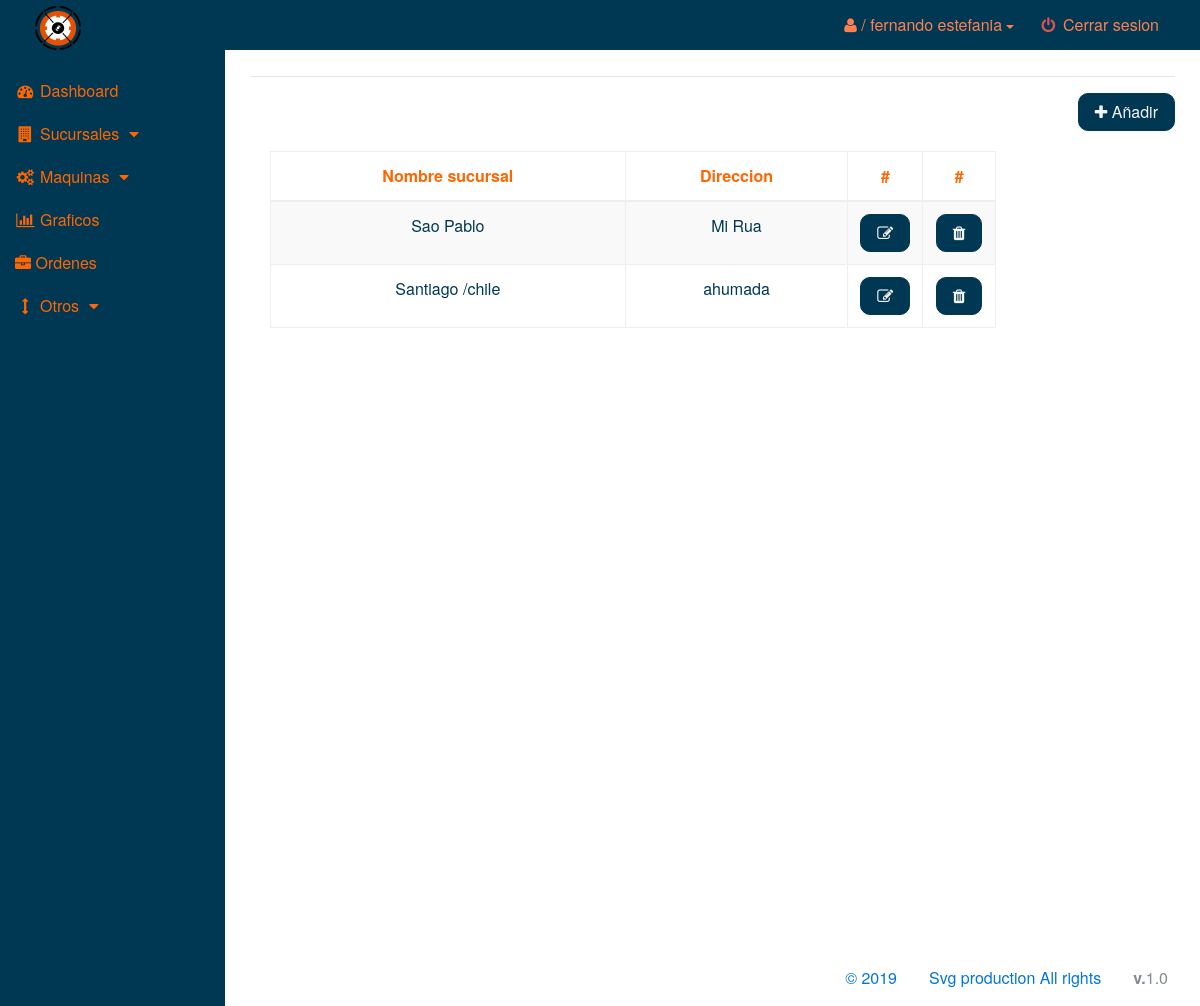
Page /sucursales/sucursales.php (signed in) on the committed database.
### tables this page shows
CREATE TABLE `sucursal` (
  `cod_sucursal` varchar(100) NOT NULL,
  `nom_sucursal` varchar(100) NOT NULL,
  `direc_sucursal` varchar(100) NOT NULL,
  `fk_empresa` varchar(100) NOT NULL
);

### datos/conexion.php (called while the page is built, shortened)
<?php
class Conexion{
    private $dns = 'mysql:dbname=OEE_v1_Demo;host=127.0.0.1';
    private $user = "root";
    private $pass = "root";
    private $pdo;
    public function __construct(){
        try{
            $this->pdo = new PDO($this->dns, $this->user, $this->pass);
        }catch(PDOException $e){
            echo '<script language="javascript">alert("error de conexion verfique....... ");</script>' .$e->getMessage();
        }
    }
    public function Prepare($sql) {
        $statement = $this->pdo->prepare($sql);
        return  $statement;
    }
}
?>

### controles/sucursalesControl.php (called while the page is built, shortened)
<?php
include_once ("../datos/sucursalDatos.php");
class SucursalesControl{
    private $datosSucursal;
    function __construct()
    {
        $this->datosSucursal = new SucursalDatos();
    }
    public function getSucursales($ml)
    {   $retorno = false;
        if(!is_null($ml) && !empty($ml))
        {
            $retorno = $this->datosSucursal->getSucursales($ml);
        }
        return $retorno;
    }
}
?>

### datos/sucursalDatos.php (called while the page is built, shortened)
<?php
include_once ("conexion.php");
class SucursalDatos{
    private $con;
    function __construct()
    {
        $this->con = new Conexion();
    }
    public function getSucursales($ml){
        $retorno = null;
        $sql = "SELECT * FROM sucursal WHERE fk_empresa = '".$ml."'  ORDER BY cod_sucursal DESC";
        $statement = $this->con->Prepare($sql);
        $statement->execute();
        $total = $statement->rowCount();
        if($total > 0){
            $retorno = $statement->fetchAll();
        }
        return $retorno;
    }
}
?>

### inc/tblSucursal.php (the view)
<?php
include_once "../controles/sucursalesControl.php";
$control = new SucursalesControl();
$fr = $_SESSION['fk_empresa'];
$total = $control->getSucursales($fr);
?>
<table class="table table-bordered table-hover table-striped" id="tblS">
    <thead>
        <tr>
            <th scope="col">Nombre sucursal</th>
            <th scope="col">Direccion</th>
            <th>#</th>
            <th>#</th>
        </tr>
    </thead>
    <tbody>
        <?php
        foreach($total as $row){ ?>
        <tr>
            <td><?php echo $row["nom_sucursal"] ;?></td>
            <td><?php echo $row["direc_sucursal"] ;?></td>
            <td style="width: 10%;">
                <a type="button" href="sucursales.php?cod_sucursal=<?php echo $row["cod_sucursal"] ;?>" name="btnEditar" class="btn btn-primary btnHome" id="" title="Editar"><i class="fa fa-edit"></i></a>
            </td>
            <td style="width: 10%;">
                <button type="button" name="btnElimina" class="btn btn-primary btnHome delete" id="<?php echo $row["cod_sucursal"] ;?>" title="Eliminar"><i class="fa fa-trash"></i></button>
            </td>
        </tr>
        <?php }
        ?>
    </tbody>
</table>

### rows in the picture
sucursal: nom_sucursal "Sao Pablo", direc_sucursal "Mi Rua"
sucursal: nom_sucursal "Santiago /chile", direc_sucursal "ahumada"

### other values in the picture
$_SESSION["nom_usu"] "fernando"
$_SESSION["ape_usu"] "estefania"
